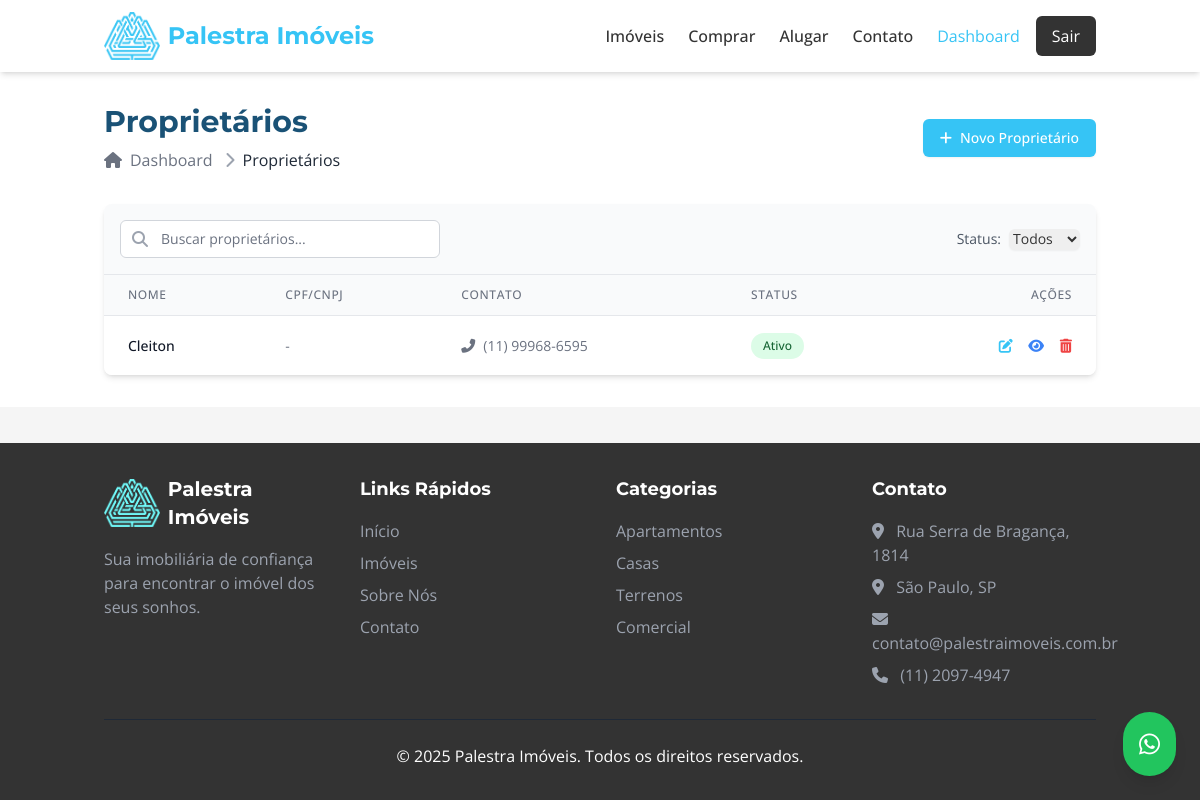
The app's page /proprietarios/ (signed in) with its own data.
### Imob/models.py (models this page shows, shortened)
class Proprietario(models.Model):
    nome = models.CharField(max_length=200)
    telefone = models.CharField(max_length=20, blank=True, null=True)
    email = models.EmailField(blank=True, null=True)
    documento = models.CharField(max_length=20, blank=True, null=True)
    observacoes = models.TextField(blank=True, null=True)
    data_cadastro = models.DateTimeField(auto_now_add=True)
    ativo = models.BooleanField(default=True)
    class Meta:
        verbose_name = 'Proprietário'
        verbose_name_plural = 'Proprietários'

### Imob/views.py (the view)
# urls.py: path('proprietarios/', views.listar_proprietarios, name='listar_proprietarios'),
def listar_proprietarios(request):
    proprietarios_list = Proprietario.objects.all().order_by('nome')
    paginator = Paginator(proprietarios_list, 10)  # 10 proprietários por página
    page = request.GET.get('page')
    proprietarios = paginator.get_page(page)
    return render(request, 'prop/lista_prop.html', {'proprietarios': proprietarios})

### Imob/templates/prop/lista_prop.html (shortened to what this page needs)
{% extends 'base.html' %}
{% load static %}
{% block content %}
<div class="bg-white py-8">
    <div class="container mx-auto px-4">
        <div class="flex justify-between items-center mb-8">
            <div>
                <h1 class="text-3xl font-bold font-heading text-primary-dark mb-2">Proprietários</h1>
                <nav class="flex" aria-label="Breadcrumb">
                    <ol class="inline-flex items-center space-x-1 md:space-x-3">
                        <li class="inline-flex items-center">
                            <a href="{% url 'dashboard' %}" class="text-gray-500 hover:text-primary">
                                <i class="fas fa-home mr-2"></i>Dashboard
                            </a>
                        </li>
                        <li>
                            <div class="flex items-center">
                                <i class="fas fa-chevron-right text-gray-400"></i>
                                <span class="ml-1 md:ml-2 text-gray-800">Proprietários</span>
                            </div>
                        </li>
                    </ol>
                </nav>
            </div>
            <div>
                <a href="{% url 'cadastrar_proprietario' %}" class="inline-flex items-center px-4 py-2 border border-transparent rounded-md shadow-sm text-sm font-medium text-white bg-primary hover:bg-primary-dark focus:outline-none">
                    <i class="fas fa-plus mr-2"></i>
                    Novo Proprietário
                </a>
            </div>
        </div>
        <div class="bg-white rounded-lg shadow-md overflow-hidden">
            <div class="p-4 border-b border-gray-200 bg-gray-50">
                <div class="flex justify-between items-center">
                    <div class="w-full md:w-1/3">
                        <div class="relative">
                            <div class="absolute inset-y-0 left-0 flex items-center pl-3 pointer-events-none">
                            </div>
                            <input type="text" id="search-proprietarios" class="block w-full pl-10 pr-3 py-2 border border-gray-300 rounded-md leading-5 bg-white placeholder-gray-500 focus:outline-none focus:placeholder-gray-400 focus:border-primary focus:ring-1 focus:ring-primary sm:text-sm" placeholder="Buscar proprietários...">
                        </div>
                    </div>
                    <div class="hidden md:flex items-center space-x-2">
                        <span class="text-sm text-gray-600">Status:</span>
                        <select id="filter-status" class="text-sm border-gray-300 rounded-md shadow-sm focus:border-primary focus:ring focus:ring-primary focus:ring-opacity-50">
                            <option value="">Todos</option>
                        </select>
                    </div>
                </div>
            </div>
            <div class="overflow-x-auto">
                <table class="min-w-full divide-y divide-gray-200">
                    <thead class="bg-gray-50">
                        <tr>
                            <th scope="col" class="px-6 py-3 text-left text-xs font-medium text-gray-500 uppercase tracking-wider">Nome</th>
                            <th scope="col" class="px-6 py-3 text-left text-xs font-medium text-gray-500 uppercase tracking-wider">CPF/CNPJ</th>
                            <th scope="col" class="px-6 py-3 text-left text-xs font-medium text-gray-500 uppercase tracking-wider">Contato</th>
                            <th scope="col" class="px-6 py-3 text-left text-xs font-medium text-gray-500 uppercase tracking-wider">Status</th>
                            <th scope="col" class="px-6 py-3 text-right text-xs font-medium text-gray-500 uppercase tracking-wider">Ações</th>
                        </tr>
                    </thead>
                    <tbody class="bg-white divide-y divide-gray-200">
                        {% for proprietario in proprietarios %}
                        <tr class="hover:bg-gray-50">
                            <td class="px-6 py-4 whitespace-nowrap">
                                <div class="text-sm font-medium text-gray-900">{{ proprietario.nome }}</div>
                            </td>
                            <td class="px-6 py-4 whitespace-nowrap">
                                <div class="text-sm text-gray-500">{{ proprietario.documento|default:"-" }}</div>
                            </td>
                            <td class="px-6 py-4 whitespace-nowrap">
                                <div class="text-sm text-gray-500">
                                    {% if proprietario.telefone %}
                                        <div><i class="fas fa-phone-alt mr-2"></i>{{ proprietario.telefone }}</div>
                                    {% endif %}
                                </div>
                            </td>
                            <td class="px-6 py-4 whitespace-nowrap">
                                {% if proprietario.ativo %}
                                    <span class="status-badge status-active">Ativo</span>
                                {% else %}
                                    <span class="status-badge status-inactive">Inativo</span>
                                {% endif %}
                            </td>
                            <td class="px-6 py-4 whitespace-nowrap text-right text-sm font-medium">
                                <a href="{% url 'editar_proprietario' proprietario.id %}" class="text-primary hover:text-primary-dark mr-3">
                                    <i class="fas fa-edit"></i>
                                </a>
                                <a href="{% url 'visualizar_proprietario' proprietario.id %}" class="text-blue-500 hover:text-blue-700 mr-3">
                                    <i class="fas fa-eye"></i>
                                </a>
                                <a href="#" class="text-red-500 hover:text-red-700" onclick="confirmarExclusao({{ proprietario.id }})">
                                    <i class="fas fa-trash-alt"></i>
                                </a>
                            </td>
                        </tr>
                        {% endfor %}
                    </tbody>
                </table>
            </div>
        </div>
    </div>
</div>
{% endblock %}

### Imob/static/css/styles.css (style rules this page uses)
body { font-family: 'Open Sans', sans-serif; }
h1, h2, h3 { font-family: 'Montserrat', sans-serif; }
.bg-primary { background-color: #36C4F5 !important; }
.text-primary { color: #36C4F5 !important; }

### Imob/templates/prop/lista_prop.html (style rules this page uses)
.status-badge { display: inline-block; padding: 0.25rem 0.75rem; border-radius: 9999px; font-size: 0.75rem; font-weight: 500; }
.status-active { background-color: #dcfce7; color: #166534; }

### Imob/templates/base.html (style rules this page uses)
body { font-family: 'Open Sans', sans-serif; }
h1, h2, h3, h4, h5, h6 { font-family: 'Montserrat', sans-serif; }

### records on screen
Proprietario: nome "Cleiton", documento "-", telefone "(11) 99968-6595", ativo "Ativo"
